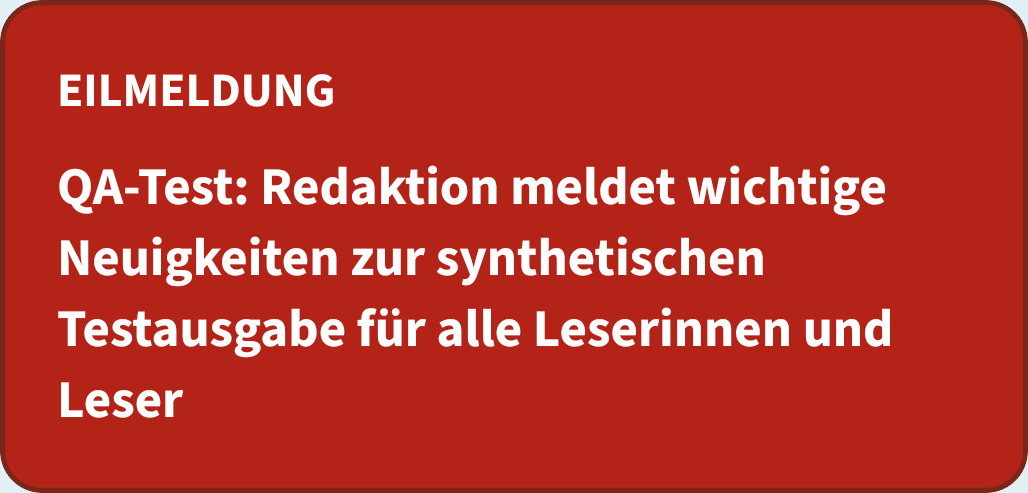
#> input picture qa_visual/baselines/android/pixel10-api37/breaking_news.png, 1028 x 493 px
$ python generate_intentional_mismatch.py
#> lines starting #> are read from the running program, lines starting #| are printed output that depends on the picture
"""Regenerate the deliberately incorrect reference for the intentional-failure demo.

This is NOT an approved golden. It is derived deterministically from the approved
``baselines/android/pixel10-api37/breaking_news.png`` by swapping the red and blue
channels (the red banner becomes blue; white text and alpha are unchanged). The
approved golden is only read, never written.

Usage (from qa_visual/):
    .venv\\Scripts\\python.exe demo_assets\\generate_intentional_mismatch.py
"""

from __future__ import annotations

import hashlib
from pathlib import Path

from PIL import Image

ROOT = Path(__file__).resolve().parents[1]
SOURCE = ROOT / "baselines/android/pixel10-api37/breaking_news.png"
TARGET = ROOT / "demo_assets/intentional_mismatch_breaking_news.png"
SOURCE_SHA256 = "E552AD4D89CC3684062E803B49550DFCDB868AEA0575BF890DA85D958438BE7F"


def main() -> int:
    digest = hashlib.sha256(SOURCE.read_bytes()).hexdigest().upper()
    if digest != SOURCE_SHA256:
        raise SystemExit(f"Approved breaking_news golden changed unexpectedly: {digest}")
    with Image.open(SOURCE) as source:
#> source is the input picture: PIL image 1028x493 RGBA; mean R, G, B, A 184.9, 55, 45, 255
        r, g, b, a = source.convert("RGBA").split()
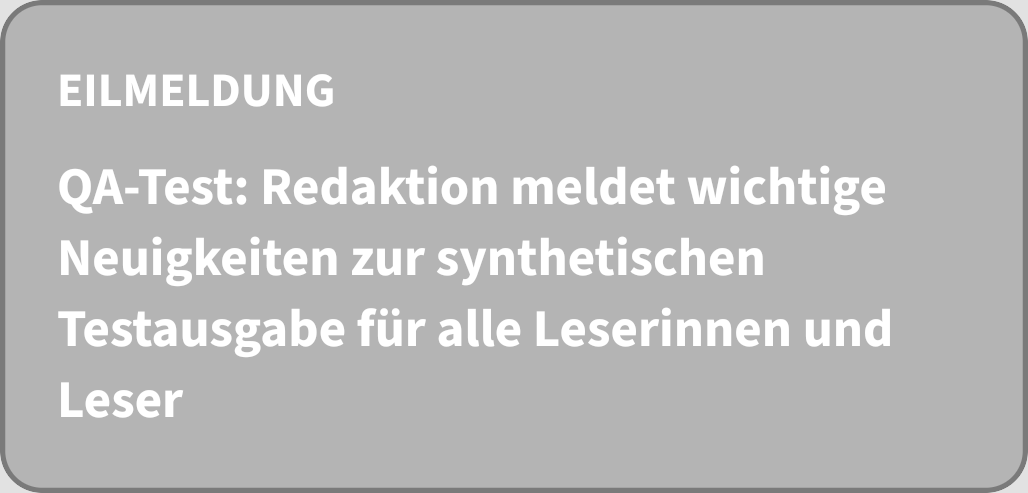
#> r: PIL image 1028x493 L; min 122, max 255, mean 184.9
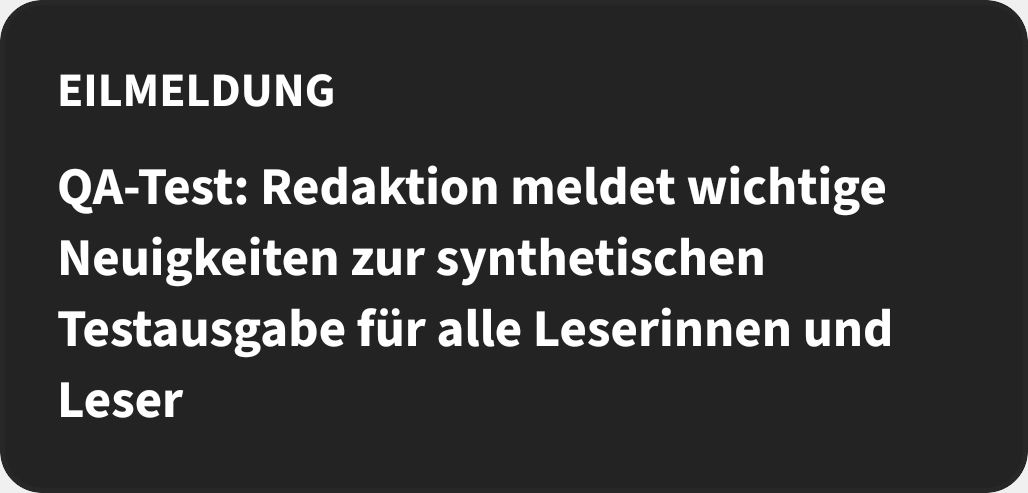
#> g: PIL image 1028x493 L; min 35, max 255, mean 55
#> a: PIL image 1028x493 L; every value is 255
        mismatch = Image.merge("RGBA", (b, g, r, a))
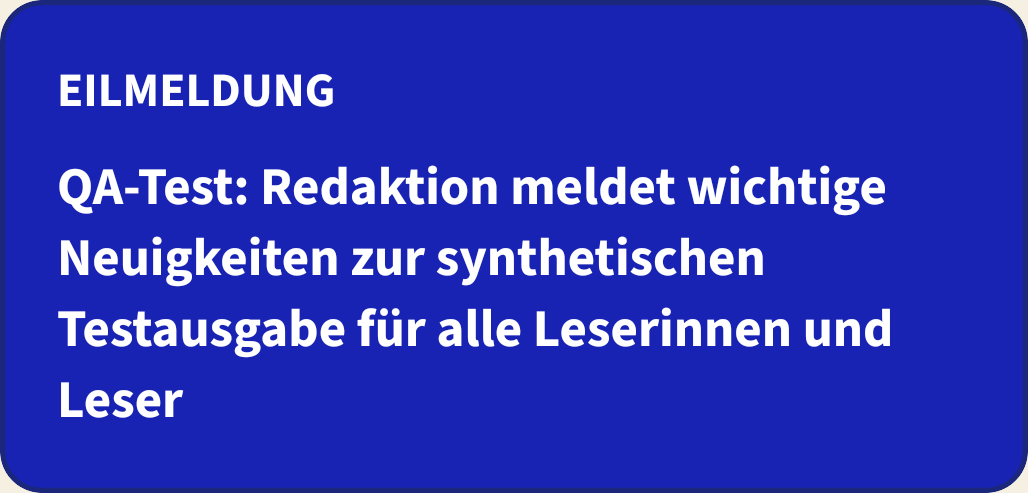
#> mismatch: PIL image 1028x493 RGBA; mean R, G, B, A 45, 55, 184.9, 255
    # Fixed save parameters and no metadata keep the output byte-stable.
    mismatch.save(TARGET, format="PNG", optimize=False, compress_level=9)
    print(f"{TARGET.name} {mismatch.size[0]}x{mismatch.size[1]} "
          f"SHA-256 {hashlib.sha256(TARGET.read_bytes()).hexdigest().upper()}")
#| intentional_mismatch_breaking_news.png 1028x493 SHA-256 7D4EB2411E4766529E145418C401F08A014DE8F6BEDA563353BCA794026DD19C
    return 0


if __name__ == "__main__":
    raise SystemExit(main())
#> (the program exits here)
